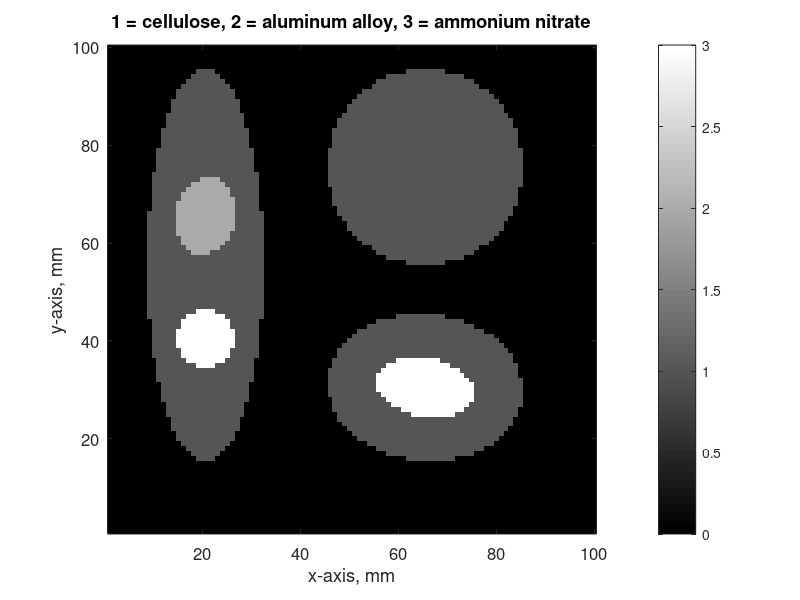

MATLAB code for this plot:
function [a1,a2,segmentation_map] = phantom_generator()
% Fast X-ray diffraction (XRD) tomography for enhanced identification of materials
% by Airidas Korolkovas, Scientific Reports volume 12, Article number: 19097 (2022) 
% https://doi.org/10.1038/s41598-022-23396-2
% airidas.korolkovas89@gmail.com
% Last modified: 11/19/2022

load('Physics_inputs/physical_constants.mat', 'phys')
% Generate a digital phantom

% Change the physical scale of the ROI
%myscale = 2;

% Phantom geometrical size in mm
Lx = 200; % width, mm
Ly = 200; % height, mm

% Number of in-plane voxels:
NX = 100;
NY = 100;

% Voxel in-plane coordinates, units: mm
[x,y] = ndgrid(((1:NX)-0.5)*Lx/NX, ((1:NY)-0.5)*Ly/NY);

a1 = zeros(size(x));
a2 = zeros(size(x));
segmentation_map = zeros(size(x));


% physical simulation parameters
phys.K1 = 13.96; % Photoelectric absorption amplitude, units cm^2*keV^3/mol
phys.K2 = 0.30; % Compton scattering amplitude, units cm^2/mol
phys.m  = 3.00; % PE energy slope
phys.n  = 4.20; % PE Z-slope
phys.hc = 12.4; % Planck's constant times the speed of light, in units of keV*Angstrom
phys.mc2 = 510.975; % electron's rest energy mc^2, in keV


%% Material 1 (cellulose, cotton clothes)

% Physical properties
mat.density = 0.1; % in g/cm3
mat.Z1 = 1; % hydrogen
mat.Z2 = 6; % carbon
mat.Z3 = 8; % oxygen
mat.N1 = 10;
mat.N2 = 6;
mat.N3 = 5;
mat.M1 = 1.00784;
mat.M2 = 12.0107;
mat.M3 = 15.999;

mat.a1 = phys.K1/phys.mc2^phys.m*mat.density* ...
    (mat.N1*mat.Z1^phys.n + mat.N2*mat.Z2^phys.n + mat.N3*mat.Z3^phys.n)/ ...
    (mat.N1*mat.M1 + mat.N2*mat.M2 + mat.N3*mat.M3); % units of 1/cm

mat.a2 = phys.K2*mat.density* ...
    (mat.N1*mat.Z1 + mat.N2*mat.Z2 + mat.N3*mat.Z3)/ ...
    (mat.N1*mat.M1 + mat.N2*mat.M2 + mat.N3*mat.M3); % units of 1/cm

% Add Cellulose Object No. 1
% Position
x0 = 20*2;
y0 = 55*2;
tilt_angle = 0;
a = 12*2;
b = 40*2;



validPix =  ...
    (((x-x0)*cos(tilt_angle) - (y-y0)*sin(tilt_angle))/a).^2 + ...
    (((x-x0)*sin(tilt_angle) + (y-y0)*cos(tilt_angle))/b).^2 < 1;

% Add to the pixel map
a1(validPix) = mat.a1;
a2(validPix) = mat.a2;
segmentation_map(validPix) = 1; % insert material No. 1



% Add Cellulose Object No. 2
x0 = 65*2; % x-position, mm
y0 = 75*2; % y-position, mm
tilt_angle = -5/180*pi;
a = 20*2; % major semi-axis, mm
b = 20*2; % minor semi-axis, mm
validPix =  ...
    (((x-x0)*cos(tilt_angle) - (y-y0)*sin(tilt_angle))/a).^2 + ...
    (((x-x0)*sin(tilt_angle) + (y-y0)*cos(tilt_angle))/b).^2 < 1;

% Add to the pixel map
a1(validPix) = mat.a1;
a2(validPix) = mat.a2;
segmentation_map(validPix) = 1; % insert material No. 1


% Add Cellulose Object No. 3
x0 = 65*2; % x-position, mm
y0 = 30*2; % y-position, mm
tilt_angle = 5/180*pi;
a = 20*2; % major semi-axis, mm
b = 15*2; % minor semi-axis, mm
validPix =  ...
    (((x-x0)*cos(tilt_angle) - (y-y0)*sin(tilt_angle))/a).^2 + ...
    (((x-x0)*sin(tilt_angle) + (y-y0)*cos(tilt_angle))/b).^2 < 1;

% Add to the pixel map
a1(validPix) = mat.a1;
a2(validPix) = mat.a2;
segmentation_map(validPix) = 1; % insert material No. 1



%% Material 2 (aluminum alloy)
% Fe    Si    Cu   Zn    Ti   Mn   Mg  Al 
% 0.12 1.9 0.005 0.01 0.009 0.58 5.17  92.206

% Physical properties
mat.density = 2.6; % in g/cm3
mat.Z = [26, 14, 29, 30, 22, 25, 12, 13]; % list of atomic species
mat.wt = [0.12, 1.9, 0.005, 0.01, 0.009, 0.58, 5.17, 92.206]/100; % weight percentages

%mat.M = 26.981539; % molecular weight in g/mol
%mat.Z = 13; % atomic number


%mat.a1 = phys.K1/phys.mc2^phys.m* ...
%    mat.density/mat.M*mat.Z^phys.n; % units of 1/cm
mat.a1 = phys.K1/phys.mc2^phys.m*mat.density* ...
    sum(mat.wt.*mat.Z.^phys.n./phys.M(mat.Z)');

%mat.a2 = phys.K2*mat.density/mat.M*mat.Z; % units of 1/cm
mat.a2 = phys.K2*mat.density* ...
    sum(mat.wt.*mat.Z./phys.M(mat.Z)');

% Add aluminum object No. 1
x0 = 20*2; % x-position, mm
y0 = 65*2; % y-position, mm
tilt_angle = 10/180*pi;
a = 6*2; % major semi-axis, mm
b = 8*2; % minor semi-axis, mm

validPix = ...
    (((x-x0)*cos(tilt_angle) - (y-y0)*sin(tilt_angle))/a).^2 + ...
    (((x-x0)*sin(tilt_angle) + (y-y0)*cos(tilt_angle))/b).^2 < 1;

a1(validPix) = mat.a1;
a2(validPix) = mat.a2;
segmentation_map(validPix) = 2; % insert material No. 2


%% Material 3 (Ammonium nitrate)
% N2 H4 O3
% Physical properties
mat.density = 1.725; % in g/cm3
mat.Z1 = 1; % hydrogen
mat.Z2 = 7; % nitrogen
mat.Z3 = 8; % oxygen
mat.N1 = 4;
mat.N2 = 2;
mat.N3 = 3;
mat.M1 = 1.00784;
mat.M2 = 14.0067;
mat.M3 = 15.999;

mat.a1 = phys.K1/phys.mc2^phys.m*mat.density* ...
    (mat.N1*mat.Z1^phys.n + mat.N2*mat.Z2^phys.n + mat.N3*mat.Z3^phys.n)/ ...
    (mat.N1*mat.M1 + mat.N2*mat.M2 + mat.N3*mat.M3); % units of 1/cm

mat.a2 = phys.K2*mat.density* ...
    (mat.N1*mat.Z1 + mat.N2*mat.Z2 + mat.N3*mat.Z3)/ ...
    (mat.N1*mat.M1 + mat.N2*mat.M2 + mat.N3*mat.M3); % units of 1/cm


% Add TNT object No. 1
% Position
x0 = 20*2; % x-position, mm
y0 = 40*2; % y-position, mm
tilt_angle = 10/180*pi;
a = 6*2; % major semi-axis, mm
b = 6*2; % minor semi-axis, mm

validPix = ...
    (((x-x0)*cos(tilt_angle) - (y-y0)*sin(tilt_angle))/a).^2 + ...
    (((x-x0)*sin(tilt_angle) + (y-y0)*cos(tilt_angle))/b).^2 < 1;

a1(validPix) = mat.a1;
a2(validPix) = mat.a2;
segmentation_map(validPix) = 3; % insert material No. 3


% Add TNT object No. 2
x0 = 65*2; % x-position, mm
y0 = 30*2; % y-position, mm
tilt_angle = 10/180*pi;
a = 10*2; % major semi-axis, mm
b = 6*2; % minor semi-axis, mm

validPix = ...
    (((x-x0)*cos(tilt_angle) - (y-y0)*sin(tilt_angle))/a).^2 + ...
    (((x-x0)*sin(tilt_angle) + (y-y0)*cos(tilt_angle))/b).^2 < 1;

a1(validPix) = mat.a1;
a2(validPix) = mat.a2;
segmentation_map(validPix) = 3; % insert material No. 3




%% Visualize
figure(2)
clf reset
imagesc(segmentation_map')
daspect([1 1 1])
set(gca,'ydir','norm','fontsize',12,'colorscale','lin')
colormap gray
colorbar()
xlabel('x-axis, mm')
ylabel('y-axis, mm')
title('1 = cellulose, 2 = aluminum alloy, 3 = ammonium nitrate')
drawnow
